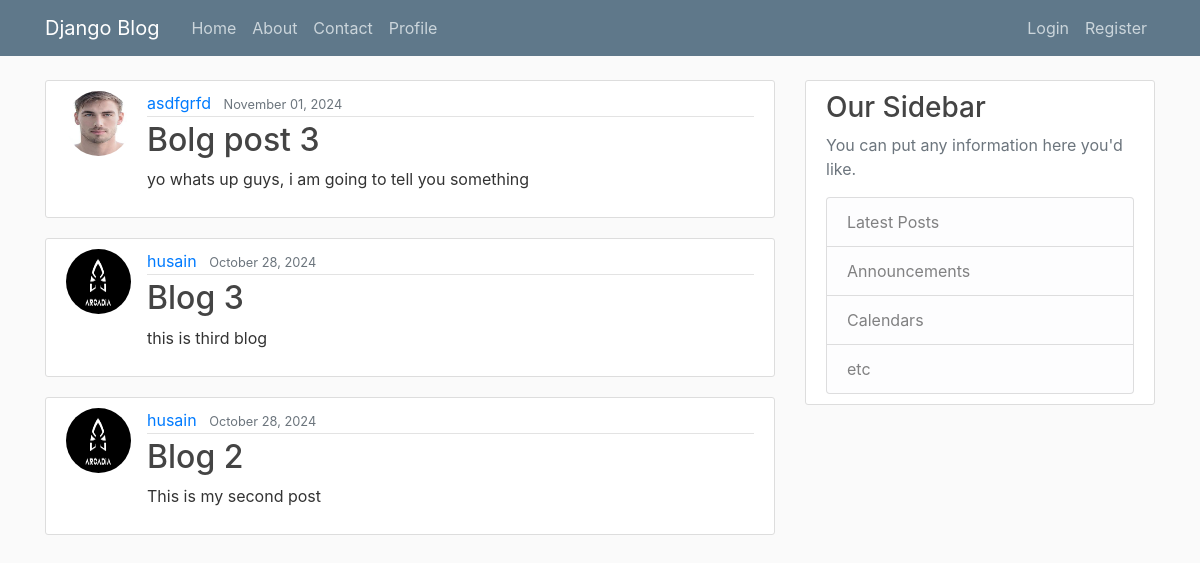
Before: / with the older database file.
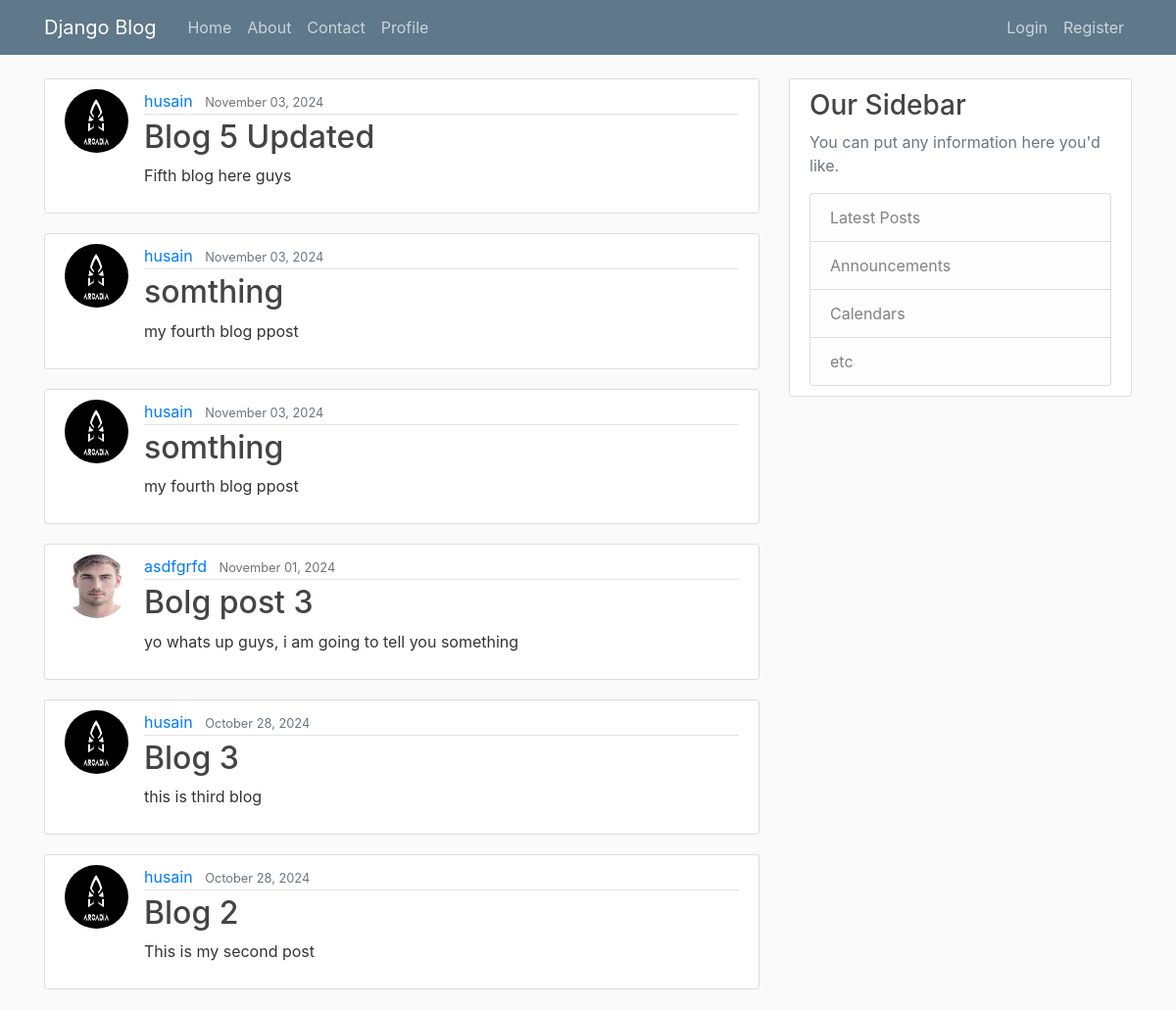
After: the same page with the newer database file.
### blog/models.py (models this page shows, shortened)
class Post(models.Model):
    title= models.CharField(max_length=100)
    content= models.TextField()
    date=models.DateTimeField(default=timezone.now)
    author=models.ForeignKey(User,on_delete=models.CASCADE)

### users/models.py (models this page shows, shortened)
class Profile(models.Model):
    user = models.OneToOneField(User,on_delete=models.CASCADE)
    image = models.ImageField(default='default.jpg',upload_to='profile_pics')

### blog/views.py (the view)
# urls.py: path('', PostListView.as_view(), name='blog-home'),
class PostListView(ListView):
    model= Post
    template_name='blog/home.html'
    context_object_name='posts'
    ordering=['-date']

### blog/templates/blog/home.html
{% extends "blog/base.html" %}
{% block content %}
<main>
    {% for post in posts %}
    <article class="media content-section">
        <img class="rounded-circle article-img" src="{{post.author.profile.image.url}}">
        <div class="media-body">
          <div class="article-metadata">
            <a class="mr-2" href="#">{{ post.author }}</a>
            <small class="text-muted">{{ post.date | date:"F d, Y"}}</small>
          </div>
          <h2><a class="article-title" href="{%url 'post-detail' post.id %}">{{ post.title }}</a></h2>
          <p class="article-content">{{ post.content }}</p>
        </div>
      </article>
    {% empty %}
        <p>No posts available.</p>
    {% endfor %}
</main>
{% endblock content %}

### blog/templates/blog/base.html (shortened to what this page needs)
{% load static %}
<!DOCTYPE html>
<html lang="en">
<head>
    <link rel="stylesheet" href="https://cdn.jsdelivr.net/npm/bootstrap@4.0.0/dist/css/bootstrap.min.css">
    <link rel="stylesheet" type="text/css" href="{% static 'blog/main.css' %}">
</head>
<body>
    <header class="site-header">
        <nav class="navbar navbar-expand-md navbar-dark bg-steel fixed-top">
            <div class="container">
                <a class="navbar-brand mr-4" href="{% url 'blog-home' %}">Django Blog</a>
                <div class="collapse navbar-collapse" id="navbarToggle">
                    <div class="navbar-nav mr-auto">
                        <a class="nav-item nav-link" href="{% url 'blog-home' %}">Home</a>
                        <a class="nav-item nav-link" href="{% url 'blog-about' %}">About</a>
                        <a class="nav-item nav-link" href="{% url 'blog-contact' %}">Contact</a>
                        <a class="nav-item nav-link" href="{% url 'profile' %}">Profile</a>
                    </div>
                    {%if user.is_authenticated%}
                    <form method="POST" action="{% url 'logout' %}" style="display: inline;">
                      {% csrf_token %}
                      <span class="navbar-text mr-3">
                        Welcome {{ user.username }}!
                      <button type="submit" class="btn btn-outline-light btn-sm ml-2">Logout</button>
                    </form>
                    {%else%}
                    <div class="navbar-nav">
                        <a class="nav-item nav-link" href="{% url 'login' %}">Login</a>
                        <a class="nav-item nav-link" href="{% url 'register' %}">Register</a>
                    </div>
                    {%endif%}
                </div>
            </div>
        </nav>
    </header>
    <main role="main" class="container">
        <div class="row">
            <div class="col-md-8">
                {% block content %}{% endblock %}
            </div>
            <div class="col-md-4">
                <div class="content-section">
                    <h3>Our Sidebar</h3>
                    <p class="text-muted">You can put any information here you'd like.</p>
                    <ul class="list-group">
                        <li class="list-group-item list-group-item-light">Latest Posts</li>
                        <li class="list-group-item list-group-item-light">Announcements</li>
                        <li class="list-group-item list-group-item-light">Calendars</li>
                        <li class="list-group-item list-group-item-light">etc</li>
                    </ul>
                </div>
            </div>
        </div>
    </main>
</body>
</html>

### blog/static/blog/main.css (style rules this page uses)
body { background: #fafafa; color: #333333; margin-top: 5rem; }
h1, h2, h3, h4, h5, h6 { color: #444444; }
ul { margin: 0; }
.bg-steel { background-color: #5f788a; }
.site-header .navbar-nav .nav-link { color: #cbd5db; }
.content-section { background: #ffffff; padding: 10px 20px; border: 1px solid #dddddd; border-radius: 3px; margin-bottom: 20px; }
.article-title { color: #444444; }
.article-content { white-space: pre-line; }
.article-img { height: 65px; width: 65px; margin-right: 16px; }
.article-metadata { padding-bottom: 1px; margin-bottom: 4px; border-bottom: 1px solid #e3e3e3 }

Changed rows visible on the page:
added Post: author.profile.image (picture), author "husain", date "November 03, 2024", title "Blog 5 Updated", content "Fifth blog here guys"
added Post: author.profile.image (picture), author "husain", date "November 03, 2024", title "somthing", content "my fourth blog ppost"
added Post: author.profile.image (picture), author "husain", date "November 03, 2024", title "somthing", content "my fourth blog ppost"
